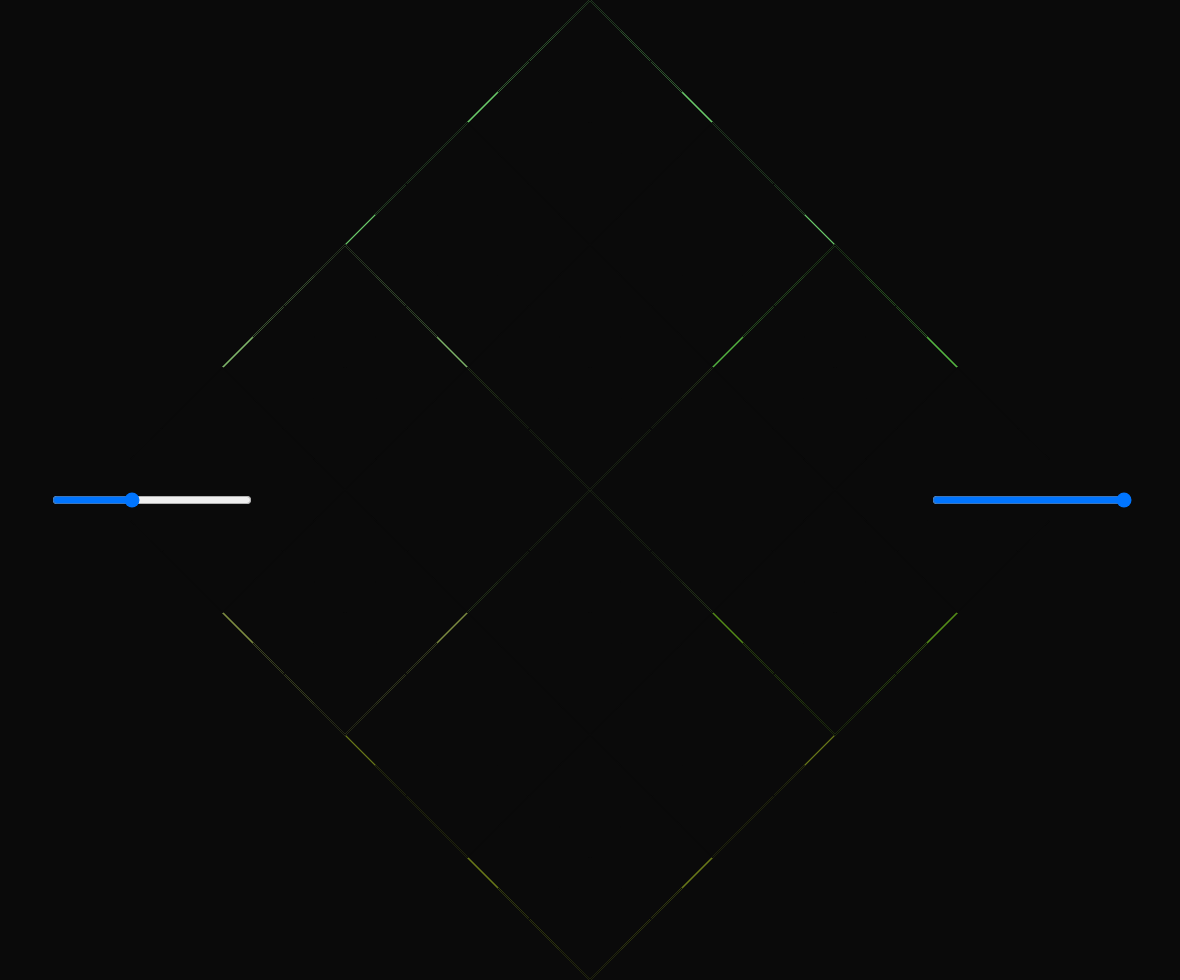
Frame 1 (no input)
Frame 2 (the mouse pressed at the canvas centre, redrawn once): identical to frame 1, image omitted

The p5.js sketch that drew this single still picture (run headless with seeded random() and noise() and a simulated clock; the mouse was pressed at the canvas centre and the sketch redrawn once):

// p5.js sketch
// ── sketch.js
//What to do next: Make it so multiple fractals can be on the same page, select
//which one you want. also maybe try setting the sides at the same time as the up and down
var lineCount = 0;
var pg;

function setup() {
  createCanvas(window.innerWidth-20, window.innerHeight-20);
  background(10,10,10);
  strokeWeight(1.1);
  frameRate(10);
  // noLoop();
  colorSlider = createSlider(0, 255, 100, 1);
  colorSlider.position(50, height/2);
  colorSlider.style('width', '200px');
  colorSlider.style('rotate', 90);
  colorSlider.mouseMoved(() => {redraw()});
  depthSlider = createSlider(0, 10, 100, 1);
  depthSlider.position(width - 250, height/2);
  depthSlider.style('width', '200px');
  depthSlider.style('rotate', 90);
  depthSlider.style('margin-right', '50px');
  depthSlider.mouseMoved(() => {redraw()});
  pg = createGraphics(height, height);
}

function draw() {
  // clear();
  noLoop();
  background(10,10,10);
  //makes original diamond
  recurse(0, height, 0, height);
  //makes two diamonds in the sides
  recurse(height/4, height*3/4, height/4, height/2);
  recurse(-height/4, height*3/4, height/4, height/2);
  console.log(lineCount);
}

recurse = (horo, bottom, top, curHeight) => {
  if(curHeight < 20)
    return;
  drawTriangle(width/2 + horo, bottom, curHeight/4, curHeight/4, -1);
  recurse(horo, bottom, (bottom+top)/2, curHeight/2);
  drawTriangle(width/2 + horo, top, curHeight/4, curHeight/4, 1);
  recurse(horo, (bottom+top)/2, top, curHeight/2);
}

//current way it works is by redrawing over the parts it doesnt need anymore
//draws line from x,y xdist in x direction, xdist
drawTriangle = (x, y, xdist, ydist, mult) => {
  if(xdist < 20 || ydist < 20){
    return;
  }
  var color;
  var depth = depthSlider.value();
  if(xdist < pow(depth+1,2) || ydist < pow(depth+1, 2)){
    stroke(10,10,10)
  }
  else{
    var color = colorSlider.value();
    stroke((x + color)*2 % 255, (y + color)*2 % 255, (x+color+y)*2 % 255);
  }
  var line1 = line(x,y,x-xdist, y+ydist*mult);
  lineCount ++;
  var line2 = line(x,y,x+xdist, y+ydist*mult);
  lineCount ++;
  drawTriangle(x-xdist, y+ydist*mult, xdist*0.5, ydist*0.5, mult);
  drawTriangle(x+xdist, y+ydist*mult, xdist*0.5, ydist*0.5, mult);
}

// ── diamond-with-graphics.js
var pg;
var depth = 0;
var bend1 = 0.5;
var bend2 = 0.5;

var setup = () => {
  createCanvas(window.innerWidth-20, window.innerHeight-20);
  background(10,10,10);
  strokeWeight(1.1);
  frameRate(10);
  noLoop();
  pg = createGraphics(width, height);
}

var draw = () => {
  if(depth < 0)
    return;
  pg.background(10);
  //bottom triangle
  drawTriangle(width/2, height, height/4, height/4, -1, depth);
  //top triangle
  drawTriangle(width/2, 0, height/4, height/4, 1, depth);
  image(pg, 0, 0);
}

drawTriangle = (x, y, xdist, ydist, mult, depth) => {
  if(depth <= 0 || xdist < 1)
    return;
  pg.stroke(noise(x)*255, noise(y+10000)*255, noise(5*x+5*y+20000)*255);
  pg.line(x,y,x-xdist, y+ydist*mult);
  pg.line(x,y,x+xdist, y+ydist*mult);
  //left side
  drawTriangle(x-xdist, y+ydist*mult, xdist*0.5, ydist*0.5, mult, depth-1);
  // right side
  drawTriangle(x+xdist, y+ydist*mult, xdist*0.5, ydist*0.5, mult, depth -1);
  // outmost inner
  drawTriangle(x, y, xdist*bend1, ydist*0.5, mult, depth -1);
  // inner inner, starting from middle. uncomment this for grid fractal
  // drawTriangle(x, y+2*ydist*mult, xdist*bend2, ydist*0.5, mult, depth -1);
}

var mouseWheel = (event) =>{
  (event.delta <= 0 ? depth ++ : depth --);
  if(depth < -1)
    depth = -1;
  if(depth > 8)
    depth = 8;
  redraw();
}

// ── hexagon.js
var pg;
var dg;
var depth = 0;
var bend1 = 0.216;
// var bend2 = 0.7;
var currShape = "hexagon";
var a = 0;
var r = 50;
var circleSpacing = 3;

var setup = () => {
  createCanvas(window.innerWidth-20, window.innerHeight-20);
  background(10);
  noLoop();
  pg = createGraphics(width, height);
  dg = createGraphics(width, height);
  sg = createGraphics(width, height);
}

var draw = () => {
  console.log(currShape);
  if(depth <= 0)
    return;

  if(currShape == "hexagon"){
    pg.background(10);
    drawHex(height/6, width/2, height/2, depth);
    image(pg, 0, 0);
  }
  else if(currShape == "diamond"){
    dg.background(10);
    //bottom
    drawTriangle(width/2, height, height/4, height/4, -1, depth);
    //top
    drawTriangle(width/2, 0, height/4, height/4, 1, depth);
    image(dg, 0, 0);
  }
  else if(currShape == "spiral"){
    sg.background(50);
    drawSpiral(width/2, height/2, height);
    image(sg, 0, 0);
  }
}

drawSpiral = (x, y, width) => {
  if(depth <= 0 || width < 2 ){
    return;
  }
  sg.strokeWeight(2);
  sg.fill(noise(x)*255, noise(y+10000)*255, noise(5*x+5*y+20000)*255);
  sg.ellipse(x, y, width);
  // a += 0.1;
  // r += 1;
  xChange = 0;
  yChange = 0;//r * sin(a);
  push();
  // sg.translate(width / 2, height / 2);
  sg.ellipse(x, y, width);
  pop();
  drawSpiral(x, y+ 3*depth, width - (6*depth));
}

//draws one triangle
drawTriangle = (x, y, xdist, ydist, mult, depth) => {
  if(depth <= 0 || xdist < 1)
    return;
  dg.strokeWeight(2);
  dg.stroke(noise(x)*255, noise(y+10000)*255, noise(5*x+5*y+20000)*255);
  dg.line(x,y,x-xdist, y+ydist*mult);
  dg.line(x,y,x+xdist, y+ydist*mult);
  //left side
  drawTriangle(x-xdist, y+ydist*mult, xdist*0.5, ydist*0.5, mult, depth-1);
  // right side
  drawTriangle(x+xdist, y+ydist*mult, xdist*0.5, ydist*0.5, mult, depth -1);
  // outmost inner
  drawTriangle(x, y, xdist*bend1, ydist*0.5, mult, depth -1);
  // inner inner, starting from middle. uncomment this for grid fractal
  // drawTriangle(x, y+2*ydist*mult, xdist*bend2, ydist*0.5, mult, depth -1);
}

//draws one hexagon
var drawHex = (curHeight, centerx, centery, depth) => {
  // console.log(centerx+ "" + centery)
  if(depth <= 0 || curHeight < 2)
    return;
  pg.fill(noise(centerx)*255, noise(centery+10000)*255, noise(5*centerx+5*centery+20000)*255);
  pg.beginShape();
  //left
  pg.vertex(centerx - 2*(curHeight/sqrt(3)),centery);
  //bottom (starting with left)
  pg.vertex(centerx - (curHeight/sqrt(3)), centery + curHeight);
  pg.vertex(centerx + (curHeight/sqrt(3)), centery + curHeight);
  //right
  pg.vertex(centerx + 2*(curHeight/sqrt(3)),centery);
  //top (starting with right)
  pg.vertex(centerx + (curHeight/sqrt(3)), centery - curHeight);
  pg.vertex(centerx - (curHeight/sqrt(3)), centery - curHeight);
  pg.endShape(CLOSE);
  //left
  drawHex(curHeight/2, centerx - 3*(curHeight/sqrt(3)), centery, depth-1);
  //bottom (starting with left)
  drawHex(curHeight/2, centerx - 3/2*(curHeight/sqrt(3)), centery + 3/2*curHeight, depth-1);
  drawHex(curHeight/2, centerx + 3/2*(curHeight/sqrt(3)), centery + 3/2*curHeight, depth-1);
  //right
  drawHex(curHeight/2, centerx + 3*(curHeight/sqrt(3)), centery, depth-1);
  //top (starting with right)
  drawHex(curHeight/2, centerx + 3/2*(curHeight/sqrt(3)), centery - 3/2*curHeight, depth-1);
  drawHex(curHeight/2, centerx - 3/2*(curHeight/sqrt(3)), centery - 3/2*curHeight, depth-1);
}

var mouseWheel = (event) =>{
  (event.delta <= 0 ? depth ++ : depth --);
  if(depth < 1)
    depth = 1;
  if(depth > 8)
    depth = 8;
  redraw();
}

var mouseClicked = () => {
  depth = 1;
  switch(currShape){
    case "hexagon": currShape = "diamond"; break;
    case "diamond": currShape = "spiral"; break;
    case "spiral": currShape = "hexagon"; break;
  }
  redraw();
}
